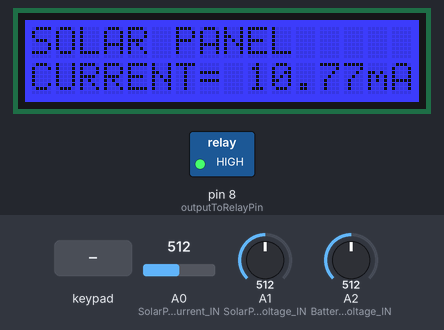
Bench run of a sketch on a simulated Arduino Uno, built with avr-gcc and run on an emulated ATmega328P. On the bench: 16×2 character LCD, switched loads named in the sketch (green lamp = pin HIGH). The test bench sets the inputs (shaded band); at power-on: A2 (BatteryVoltage_IN) = 512, A0 (SolarPanelCurrent_IN) = 512, A1 (SolarPanelVoltage_IN) = 512.

Above: at 1.2 s.
1.3 s: key 'U' pressed
At 1.8 s:
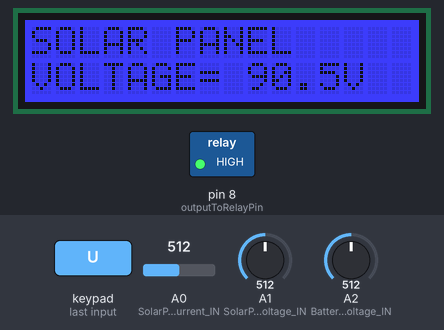
3.8 s: key 'L' pressed
At 4.35 s:
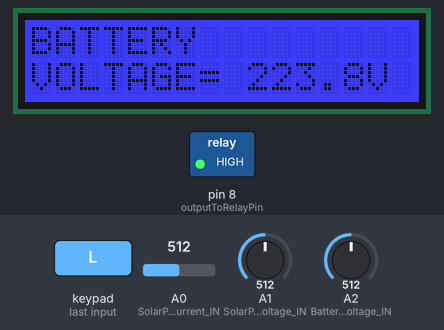
6.4 s: A2 (BatteryVoltage_IN) set to 716
At 6.85 s:
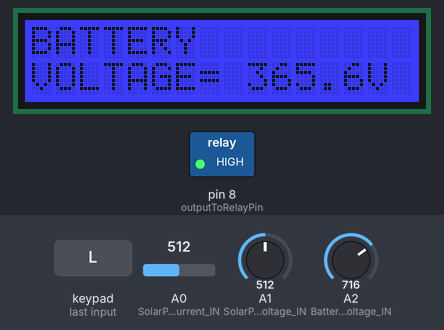
8.2 s: A2 (BatteryVoltage_IN) set to 900
At 8.67 s:
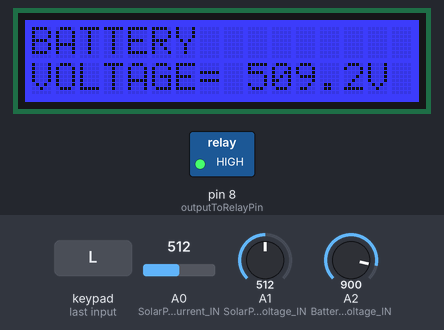
10.0 s: A2 (BatteryVoltage_IN) set to 1023
At 10.49 s:
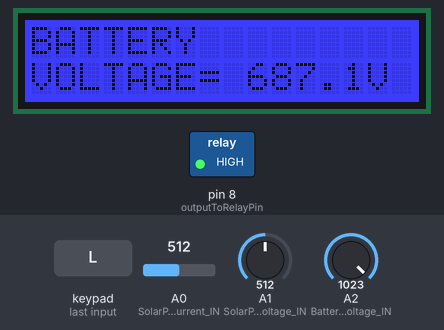
11.8 s: key 'S' pressed
At 13.2 s:
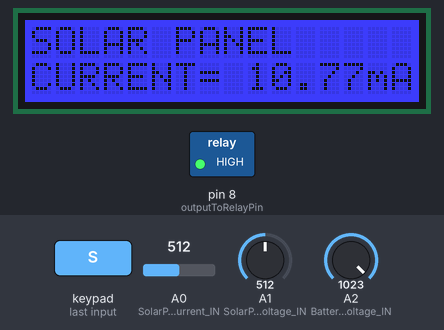
Timing chart, 0 to 14.7 s (numbered marks = the images above; inputs shaded):
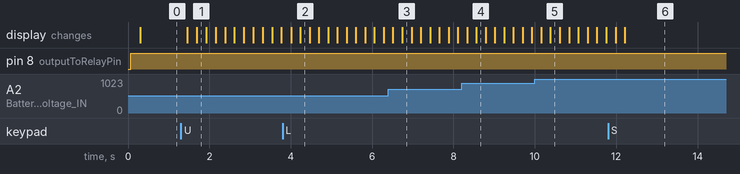

Measured:
- after the input at 1.3 s, the display: first changes after 0.16 s (image 1 shows a later state)
- after the input at 3.8 s, the display: first changes after 0.21 s (image 2 shows a later state)
- after the input at 11.8 s, the display: first changes after 0.18 s (image 6 shows a later state)

The sketch:

digitalOutput.ino
```cpp
// Include libraries
#include <Wire.h>
#include <Adafruit_RGBLCDShield.h>
#include <utility/Adafruit_MCP23017.h>

// Configure the LCD screen
Adafruit_RGBLCDShield lcd = Adafruit_RGBLCDShield();

// Define the backlight color
#define RED 0x1
#define YELLOW 0x3
#define GREEN 0x2
#define TEAL 0x6
#define BLUE 0x4
#define VIOLET 0x5
#define WHITE 0x7

int SolarPanelCurrent_IN = A0;
int SolarPanelVoltage_IN = A1;
int BatteryVoltage_IN = A2;

int outputToRelayPin = 8;

int control = 0;

void setup() {
  // Debugging output
  Serial.begin(9600);

  // Set up the columns and rows in the LCD screen
  lcd.begin(16, 2);

  // Setting the pin to input mode
  pinMode(SolarPanelCurrent_IN, INPUT);
  pinMode(SolarPanelVoltage_IN, INPUT);
  pinMode(BatteryVoltage_IN, INPUT);

  // Setting the pin to output mode
  pinMode(outputToRelayPin, OUTPUT);

  // Set LCD screen's backlight
  lcd.setBacklight(BLUE);
}

void loop() {
  // Setup variables
  uint8_t button = lcd.readButtons();

  int getVal_SolarPanelCurrent;
  int getVal_SolarPanelVoltage;
  int getVal_BatteryVoltage;

  float SolarPanelCurrent;
  float SolarPanelCurrentAfterCalculation;
  float SolarPanelVoltage;
  float BatteryVoltage;

  int analogReadsPerAverageCalculation = 10;
  float voltageDividerRatioBattery = 4.97;
  float voltageDividerRatioSolar = 5.17;

  for (int x = 0; x < analogReadsPerAverageCalculation; x++){
    // Read the all the analog inputs
    getVal_SolarPanelCurrent = analogRead(SolarPanelCurrent_IN);
    getVal_SolarPanelVoltage = analogRead(SolarPanelVoltage_IN);
    getVal_BatteryVoltage = analogRead(BatteryVoltage_IN);

    SolarPanelCurrent = SolarPanelCurrent + getVal_SolarPanelCurrent;
    SolarPanelVoltage = SolarPanelVoltage + getVal_SolarPanelVoltage;
    BatteryVoltage = BatteryVoltage + getVal_BatteryVoltage;
  }

  SolarPanelCurrent = SolarPanelCurrent/analogReadsPerAverageCalculation;
  SolarPanelVoltage = SolarPanelVoltage/analogReadsPerAverageCalculation;
  BatteryVoltage = BatteryVoltage/analogReadsPerAverageCalculation;

  // Calculate the voltage and current
  SolarPanelCurrent = (float)SolarPanelCurrent*(5.0/1023.0);  // This line needs Voltage per Ampere correction, change the 10 to correct value.
  SolarPanelCurrentAfterCalculation = (SolarPanelCurrent-0.51)/0.185;
  SolarPanelVoltage = (float)SolarPanelVoltage*voltageDividerRatioSolar*(5.0/1023.0);
  BatteryVoltage = (float)BatteryVoltage*voltageDividerRatioBattery*(5.0/1023.0);

  // Check battery voltage to control the relay
  if(BatteryVoltage < 11.8){
    digitalWrite(outputToRelayPin, LOW);
    lcd.setBacklight(RED);
  } else{
    digitalWrite(outputToRelayPin, HIGH);
    lcd.setBacklight(BLUE);
  }

  if(button){
    lcd.clear();
    lcd.setCursor(0,0);
    if(button & BUTTON_UP){
      control--;
    }
    if(button & BUTTON_DOWN){
      control++;
    }
    if(button & BUTTON_LEFT){
      control--;
    }
    if(button & BUTTON_RIGHT){
      control++;
    }
    if(button & BUTTON_SELECT){
      control = 0;
    }
  }

  if(abs(control%3) == 0){
    delay(200);
    display_solar_panel_current(SolarPanelCurrentAfterCalculation);
  }
  else if(abs(control%3) == 1){
    delay(200);
    display_solar_panel_voltage(SolarPanelVoltage);
  }
  else if(abs(control%3) == 2){
    delay(200);
    display_battery_voltage(BatteryVoltage);
  }
  else{
    lcd.clear();
    lcd.setCursor(0,0);
  }
}

void display_solar_panel_current(float SolarPanelCurrentAfterCalculation){
  lcd.setCursor(0, 0);
  lcd.print("SOLAR PANEL");
  lcd.setCursor(0, 1);
  lcd.print("CURRENT=");
  lcd.setCursor(9,1);
  lcd.print(SolarPanelCurrentAfterCalculation);
  lcd.setCursor(14,1);
  lcd.print("mA");
}

void display_solar_panel_voltage(float SolarPanelVoltage){
  lcd.setCursor(0, 0);
  lcd.print("SOLAR PANEL");
  lcd.setCursor(0, 1);
  lcd.print("VOLTAGE=");
  lcd.setCursor(9,1);
  lcd.print(SolarPanelVoltage);
  lcd.setCursor(13,1);
  lcd.print("V");
}

void display_battery_voltage(float BatteryVoltage){
  lcd.setCursor(0, 0);
  lcd.print("BATTERY");
  lcd.setCursor(0, 1);
  lcd.print("VOLTAGE=");
  lcd.setCursor(9,1);
  lcd.print(BatteryVoltage);
  lcd.setCursor(14,1);
  lcd.print("V");
}
```
